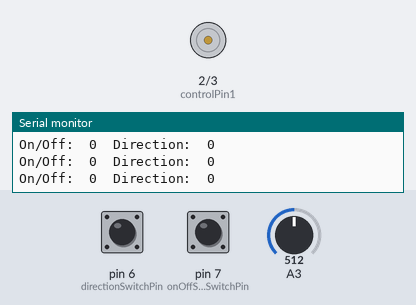
The sketch below on a simulated Arduino Uno, built with avr-gcc and run on an emulated ATmega328P. On the bench: motor-driver pin pairs drawn as motors (green arrow = first pin HIGH = forward, orange = second pin HIGH = backward, longer = more drive, scaled by the enable pin), the last lines printed to the serial monitor. The test bench sets the inputs (shaded band); at power-on: pin 6 (directionSwitchPin) LOW, pin 7 (onOffSwitchStateSwitchPin) LOW, A3 = 512.

Above: at 1.2 s.
1.3 s: pin 6 (directionSwitchPin) pulled HIGH for 0.15 s
2.9 s: pin 7 (onOffSwitchStateSwitchPin) pulled HIGH for 0.15 s
At 3.4 s:
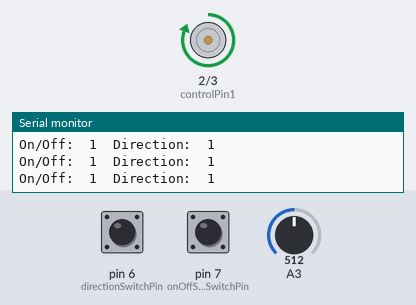
4.5 s: A3 set to 122
At 5.6 s:
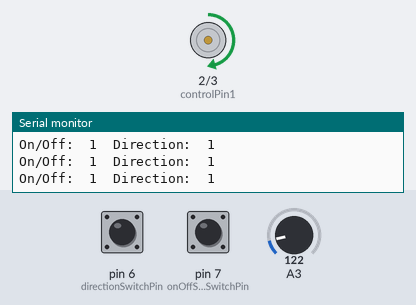
6.0 s: pin 6 (directionSwitchPin) pulled HIGH for 1 s
At 7.3 s:
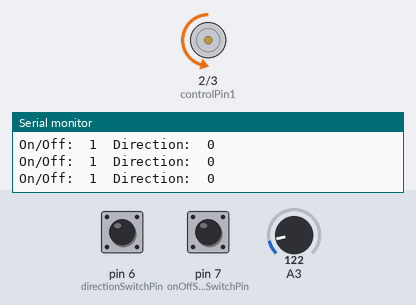
8.5 s: A3 set to 306
At 8.8 s:
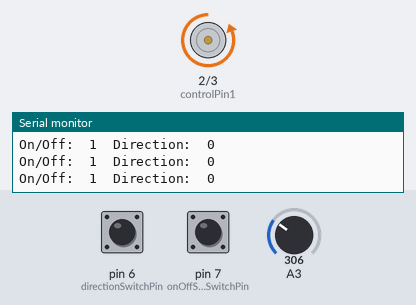
10.0 s: pin 6 (directionSwitchPin) pulled HIGH for 0.15 s
At 10.4 s:
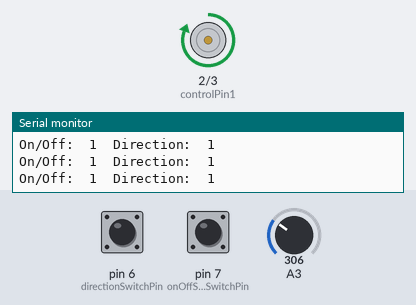
Timing chart, 0 to 12.6 s (numbered marks = the images above; inputs shaded):
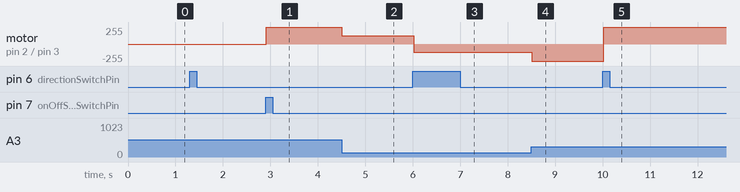

The sketch:

motorDemo.ino
```cpp
const int controlPin1 = 2;
const int controlPin2 = 3;
const int enablePin = 9;
const int directionSwitchPin = 6;
const int onOffSwitchStateSwitchPin = 7;
const int potPin = A0;

int onOffSwitchState = 0;
int previousOnOffSwitchState = 0;
int directionSwitchState = 0;
int previousDirectionSwitchState = 0;

int motorEnabled = 0;
int motorSpeed = 0;
int motorDirection = 0;

void setup()
{
  Serial.begin(9600);
  pinMode(directionSwitchPin, INPUT);
  pinMode(onOffSwitchStateSwitchPin, INPUT);
  pinMode(controlPin1, OUTPUT);
  pinMode(controlPin2, OUTPUT);
  pinMode(enablePin, OUTPUT);

  digitalWrite(enablePin, LOW);
}

void loop()
{
  Serial.print("On/Off:  ");
  Serial.print(motorEnabled);
  Serial.print("\tDirection:  ");
  Serial.println(motorDirection);
  onOffSwitchState = digitalRead(onOffSwitchStateSwitchPin);
  delay(1);
  directionSwitchState = digitalRead(directionSwitchPin);
  delay(1);
  motorSpeed = analogRead(potPin/4);

  if(onOffSwitchState != previousOnOffSwitchState)
  {
    if(onOffSwitchState)
      motorEnabled = !motorEnabled;
  }

  if(directionSwitchState != previousDirectionSwitchState)
  {
    if(directionSwitchState)
      motorDirection = !motorDirection;
  }

  if(motorDirection)
  {
    digitalWrite(controlPin1, HIGH);
    digitalWrite(controlPin2, LOW);
  }
  else
  {
    digitalWrite(controlPin1, LOW);
    digitalWrite(controlPin2, HIGH);
  }

  if(motorEnabled)
    analogWrite(enablePin, motorSpeed);
  else
    analogWrite(enablePin, 0);

    previousDirectionSwitchState = directionSwitchState;
    previousOnOffSwitchState = onOffSwitchState;
}
```

Measured:
- after the input at 2.9 s, motor on pin 2 (controlPin1) / pin 3 (controlPin2): stopped → forward 255/255 at once
- after the input at 4.5 s, motor on pin 2 (controlPin1) / pin 3 (controlPin2): forward 255/255 → forward 122/255 at once
- after the input at 6.0 s, motor on pin 2 (controlPin1) / pin 3 (controlPin2): forward 122/255 → backward 122/255 at once
- after the input at 8.5 s, motor on pin 2 (controlPin1) / pin 3 (controlPin2): backward 122/255 → backward 255/255 at once
- after the input at 10.0 s, motor on pin 2 (controlPin1) / pin 3 (controlPin2): backward 255/255 → forward 255/255 at once
